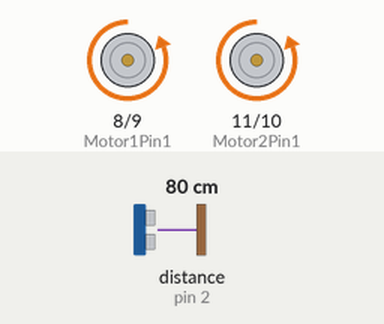
Simulated run of this sketch. Board: Arduino Uno, built with avr-gcc and run on an emulated ATmega328P. On the bench: motor-driver pin pairs drawn as motors (green arrow = first pin HIGH = forward, orange = second pin HIGH = backward, longer = more drive). The inputs (shaded band) are chosen by the test bench; at power-on: distance to the obstacle (sensor on pin 2) 80 cm. The echo pulse lasts 58.3 µs per cm.

Above: at 1.2 s.
1.3 s: distance to the obstacle (sensor on pin 2) set to 31 cm
2.8 s: distance to the obstacle (sensor on pin 2) set to 27 cm
At 3.5 s:
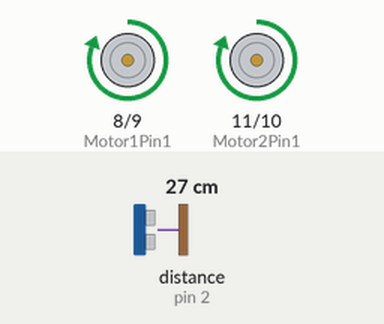
5.8 s: distance to the obstacle (sensor on pin 2) set to 35 cm
At 7.2 s:
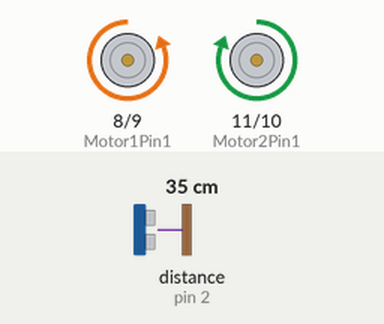
8.8 s: distance to the obstacle (sensor on pin 2) set to 2 cm
At 10.1 s:
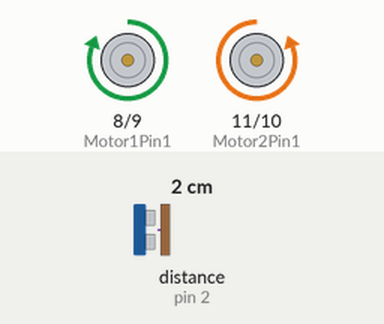
Timing chart, 0 to 12.8 s (numbered marks = the images above; inputs shaded):
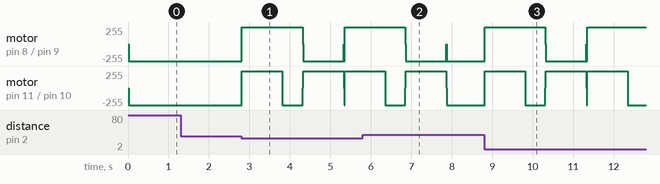

Measured:
- the behaviour switches between 30 and 29 cm on distance to the obstacle (sensor on pin 2) (found by bisection; images 0 and 1)
- after the input at 1.3 s, every drawn part: stays the same
- after the input at 2.8 s, motor on pin 8 (Motor1Pin1) / pin 9 (Motor1Pin2): backward 255/255 → forward 255/255 at once, → backward 255/255 1.5 s later, → forward 255/255 1.0 s later; motor on pin 11 (Motor2Pin1) / pin 10 (Motor2Pin2): backward 255/255 → forward 255/255 at once, → backward 255/255 1.0 s later, → forward 255/255 0.50 s later
- after the input at 5.8 s, motor on pin 8 (Motor1Pin1) / pin 9 (Motor1Pin2), motor on pin 11 (Motor2Pin1) / pin 10 (Motor2Pin2): goes on until 7.9 s, then stays backward 255/255

The sketch:

obstacle_avoider.ino
```cpp
#include <NewPing.h>
#define TRIGGER_PIN  3
#define ECHO_PIN     2
#define MAX_DISTANCE 100

const int Motor1Pin1 = 8;
const int Motor1Pin2 = 9;
const int Motor2Pin2 =10;
const int Motor2Pin1 = 11;

NewPing sonar(TRIGGER_PIN, ECHO_PIN, MAX_DISTANCE);

unsigned int time;
int distance;
int triggerDistance = 30;
int fDistance;
int lDistance;
int rDistance;


void setup()
{
  pinMode(Motor1Pin1, OUTPUT);
  pinMode(Motor1Pin2, OUTPUT);
  pinMode(Motor2Pin1, OUTPUT);
  pinMode(Motor2Pin2, OUTPUT);
}

void loop()
{
  scan();
  fDistance = distance;
  if(fDistance < triggerDistance){
    moveBackward();
    delay(1000);
    moveRight();
    delay(500);
    moveStop();
    scan();
    rDistance = distance;
    moveLeft();
    delay(1000);
    moveStop();
    scan();
    lDistance = distance;
    if(lDistance < rDistance){
      moveRight();
      delay(200);
      moveForward();
    }
    else{
      moveForward();
    }
  }
  else{
    moveForward();
  }
}

void scan(){
  time = sonar.ping();
  distance = time / US_ROUNDTRIP_CM;
  if(distance == 0){
    distance = 100;
  }
  delay(10);
}

void moveBackward(){
  digitalWrite(Motor1Pin1, HIGH);
  digitalWrite(Motor1Pin2, LOW);
  digitalWrite(Motor2Pin1, HIGH);
  digitalWrite(Motor2Pin2, LOW);
}

void moveForward(){
  digitalWrite(Motor1Pin1, LOW);
  digitalWrite(Motor1Pin2, HIGH);
  digitalWrite(Motor2Pin1, LOW);
  digitalWrite(Motor2Pin2, HIGH);
}

void moveRight(){
  digitalWrite(Motor1Pin2, LOW);
  digitalWrite(Motor1Pin1, HIGH);
  digitalWrite(Motor2Pin1, LOW);
  digitalWrite(Motor2Pin2, HIGH);
}

void moveLeft(){
  digitalWrite(Motor1Pin1, LOW);
  digitalWrite(Motor1Pin2, HIGH);
  digitalWrite(Motor2Pin1, HIGH);
  digitalWrite(Motor2Pin2, LOW);
}

void moveStop(){
  digitalWrite(Motor1Pin1, LOW);
  digitalWrite(Motor1Pin2, LOW);
  digitalWrite(Motor2Pin1, LOW);
  digitalWrite(Motor2Pin2, LOW);
}
```
